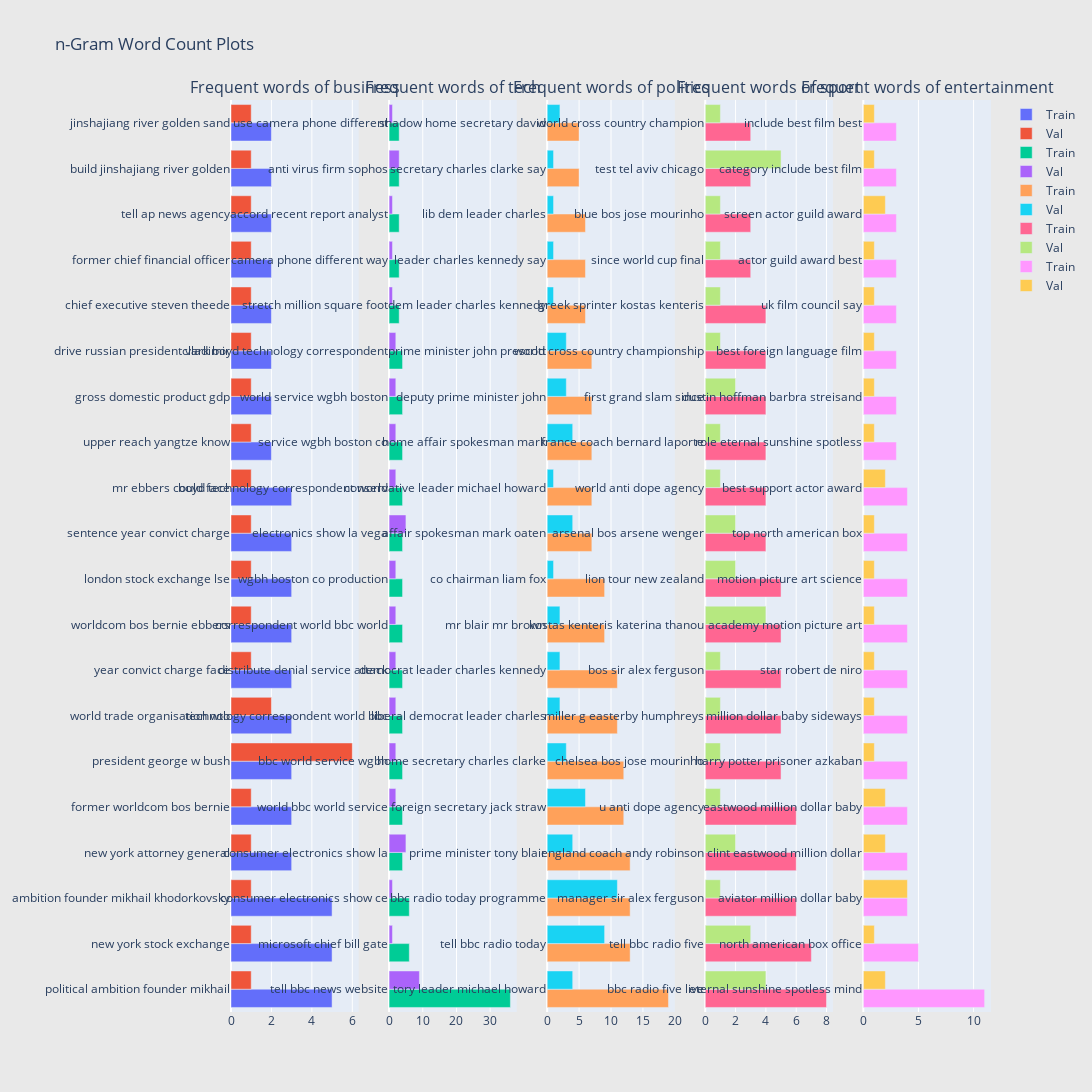

Notebook source saved alongside this figure:
### Markdown cell above
### Quad-gram Overlap

### Code cell
plot_overlaping_grams(train_data, val_data, 4)

### Figure 1 — Plotly figure (JSON) as saved in the notebook; plotly's stock layout.template omitted (floating-point values rounded to 4 significant figures)
{"data": [{"name": "Train", "orientation": "h", "type": "bar", "x": [5, 5, 5, 3, 3, 3, 3, 3, 3, 3, 3, 3, 2, 2, 2, 2, 2, 2, 2, 2], "xaxis": "x", "y": ["political ambition founder mikhail", "new york stock exchange", "ambition founder mikhail khodorkovsky", "new york attorney general", "former worldcom bos bernie", "president george w bush", "world trade organisation wto", "year convict charge face", "worldcom bos bernie ebbers", "london stock exchange lse", "sentence year convict charge", "mr ebbers could face", "upper reach yangtze know", "gross domestic product gdp", "drive russian president vladimir", "chief executive steven theede", "former chief financial officer", "tell ap news agency", "build jinshajiang river golden", "jinshajiang river golden sand"], "yaxis": "y"}, {"name": "Val", "orientation": "h", "type": "bar", "x": [1, 1, 1, 1, 1, 6, 2, 1, 1, 1, 1, 1, 1, 1, 1, 1, 1, 1, 1, 1], "xaxis": "x", "y": ["political ambition founder mikhail", "new york stock exchange", "ambition founder mikhail khodorkovsky", "new york attorney general", "former worldcom bos bernie", "president george w bush", "world trade organisation wto", "year convict charge face", "worldcom bos bernie ebbers", "london stock exchange lse", "sentence year convict charge", "mr ebbers could face", "upper reach yangtze know", "gross domestic product gdp", "drive russian president vladimir", "chief executive steven theede", "former chief financial officer", "tell ap news agency", "build jinshajiang river golden", "jinshajiang river golden sand"], "yaxis": "y"}, {"name": "Train", "orientation": "h", "type": "bar", "x": [36, 6, 6, 4, 4, 4, 4, 4, 4, 4, 4, 4, 4, 4, 4, 3, 3, 3, 3, 3], "xaxis": "x2", "y": ["tell bbc news website", "microsoft chief bill gate", "consumer electronics show ce", "consumer electronics show la", "world bbc world service", "bbc world service wgbh", "technology correspondent world bbc", "distribute denial service attack", "correspondent world bbc world", "wgbh boston co production", "electronics show la vega", "boyd technology correspondent world", "service wgbh boston co", "world service wgbh boston", "clark boyd technology correspondent", "stretch million square foot", "camera phone different way", "accord recent report analyst", "anti virus firm sophos", "use camera phone different"], "yaxis": "y2"}, {"name": "Val", "orientation": "h", "type": "bar", "x": [9, 1, 1, 5, 2, 2, 2, 2, 2, 2, 5, 2, 2, 2, 2, 1, 1, 1, 3, 1], "xaxis": "x2", "y": ["tell bbc news website", "microsoft chief bill gate", "consumer electronics show ce", "consumer electronics show la", "world bbc world service", "bbc world service wgbh", "technology correspondent world bbc", "distribute denial service attack", "correspondent world bbc world", "wgbh boston co production", "electronics show la vega", "boyd technology correspondent world", "service wgbh boston co", "world service wgbh boston", "clark boyd technology correspondent", "stretch million square foot", "camera phone different way", "accord recent report analyst", "anti virus firm sophos", "use camera phone different"], "yaxis": "y2"}, {"name": "Train", "orientation": "h", "type": "bar", "x": [19, 13, 13, 13, 12, 12, 11, 11, 9, 9, 7, 7, 7, 7, 7, 6, 6, 6, 5, 5], "xaxis": "x3", "y": ["tory leader michael howard", "tell bbc radio today", "bbc radio today programme", "prime minister tony blair", "foreign secretary jack straw", "home secretary charles clarke", "liberal democrat leader charles", "democrat leader charles kennedy", "mr blair mr brown", "co chairman liam fox", "affair spokesman mark oaten", "conservative leader michael howard", "home affair spokesman mark", "deputy prime minister john", "prime minister john prescott", "dem leader charles kennedy", "leader charles kennedy say", "lib dem leader charles", "secretary charles clarke say", "shadow home secretary david"], "yaxis": "y3"}, {"name": "Val", "orientation": "h", "type": "bar", "x": [4, 9, 11, 4, 6, 3, 2, 2, 2, 1, 4, 1, 4, 3, 3, 1, 1, 1, 1, 2], "xaxis": "x3", "y": ["tory leader michael howard", "tell bbc radio today", "bbc radio today programme", "prime minister tony blair", "foreign secretary jack straw", "home secretary charles clarke", "liberal democrat leader charles", "democrat leader charles kennedy", "mr blair mr brown", "co chairman liam fox", "affair spokesman mark oaten", "conservative leader michael howard", "home affair spokesman mark", "deputy prime minister john", "prime minister john prescott", "dem leader charles kennedy", "leader charles kennedy say", "lib dem leader charles", "secretary charles clarke say", "shadow home secretary david"], "yaxis": "y3"}, {"name": "Train", "orientation": "h", "type": "bar", "x": [8, 7, 6, 6, 6, 5, 5, 5, 5, 5, 4, 4, 4, 4, 4, 4, 3, 3, 3, 3], "xaxis": "x4", "y": ["bbc radio five live", "tell bbc radio five", "manager sir alex ferguson", "england coach andy robinson", "u anti dope agency", "chelsea bos jose mourinho", "miller g easterby humphreys", "bos sir alex ferguson", "kostas kenteris katerina thanou", "lion tour new zealand", "arsenal bos arsene wenger", "world anti dope agency", "france coach bernard laporte", "first grand slam since", "world cross country championship", "greek sprinter kostas kenteris", "since world cup final", "blue bos jose mourinho", "test tel aviv chicago", "world cross country champion"], "yaxis": "y4"}, {"name": "Val", "orientation": "h", "type": "bar", "x": [4, 3, 1, 2, 1, 1, 1, 1, 4, 2, 2, 1, 1, 2, 1, 1, 1, 1, 5, 1], "xaxis": "x4", "y": ["bbc radio five live", "tell bbc radio five", "manager sir alex ferguson", "england coach andy robinson", "u anti dope agency", "chelsea bos jose mourinho", "miller g easterby humphreys", "bos sir alex ferguson", "kostas kenteris katerina thanou", "lion tour new zealand", "arsenal bos arsene wenger", "world anti dope agency", "france coach bernard laporte", "first grand slam since", "world cross country championship", "greek sprinter kostas kenteris", "since world cup final", "blue bos jose mourinho", "test tel aviv chicago", "world cross country champion"], "yaxis": "y4"}, {"name": "Train", "orientation": "h", "type": "bar", "x": [11, 5, 4, 4, 4, 4, 4, 4, 4, 4, 4, 4, 3, 3, 3, 3, 3, 3, 3, 3], "xaxis": "x5", "y": ["eternal sunshine spotless mind", "north american box office", "aviator million dollar baby", "clint eastwood million dollar", "eastwood million dollar baby", "harry potter prisoner azkaban", "million dollar baby sideways", "star robert de niro", "academy motion picture art", "motion picture art science", "top north american box", "best support actor award", "role eternal sunshine spotless", "dustin hoffman barbra streisand", "best foreign language film", "uk film council say", "actor guild award best", "screen actor guild award", "category include best film", "include best film best"], "yaxis": "y5"}, {"name": "Val", "orientation": "h", "type": "bar", "x": [2, 1, 4, 2, 2, 1, 1, 1, 1, 1, 1, 2, 1, 1, 1, 1, 1, 2, 1, 1], "xaxis": "x5", "y": ["eternal sunshine spotless mind", "north american box office", "aviator million dollar baby", "clint eastwood million dollar", "eastwood million dollar baby", "harry potter prisoner azkaban", "million dollar baby sideways", "star robert de niro", "academy motion picture art", "motion picture art science", "top north american box", "best support actor award", "role eternal sunshine spotless", "dustin hoffman barbra streisand", "best foreign language film", "uk film council say", "actor guild award best", "screen actor guild award", "category include best film", "include best film best"], "yaxis": "y5"}], "layout": {"annotations": [{"font": {"size": 16}, "showarrow": false, "text": "Frequent words of business", "x": 0.084, "xanchor": "center", "xref": "paper", "y": 1, "yanchor": "bottom", "yref": "paper"}, {"font": {"size": 16}, "showarrow": false, "text": "Frequent words of tech", "x": 0.292, "xanchor": "center", "xref": "paper", "y": 1, "yanchor": "bottom", "yref": "paper"}, {"font": {"size": 16}, "showarrow": false, "text": "Frequent words of politics", "x": 0.5, "xanchor": "center", "xref": "paper", "y": 1, "yanchor": "bottom", "yref": "paper"}, {"font": {"size": 16}, "showarrow": false, "text": "Frequent words of sport", "x": 0.708, "xanchor": "center", "xref": "paper", "y": 1, "yanchor": "bottom", "yref": "paper"}, {"font": {"size": 16}, "showarrow": false, "text": "Frequent words of entertainment", "x": 0.916, "xanchor": "center", "xref": "paper", "y": 1, "yanchor": "bottom", "yref": "paper"}], "height": 1200, "paper_bgcolor": "rgb(233,233,233)", "title": {"text": "n-Gram Word Count Plots"}, "width": 2000, "xaxis": {"anchor": "y", "domain": [0, 0.168]}, "xaxis2": {"anchor": "y2", "domain": [0.208, 0.376]}, "xaxis3": {"anchor": "y3", "domain": [0.416, 0.584]}, "xaxis4": {"anchor": "y4", "domain": [0.624, 0.792]}, "xaxis5": {"anchor": "y5", "domain": [0.832, 1]}, "yaxis": {"anchor": "x", "domain": [0, 1]}, "yaxis2": {"anchor": "x2", "domain": [0, 1]}, "yaxis3": {"anchor": "x3", "domain": [0, 1]}, "yaxis4": {"anchor": "x4", "domain": [0, 1]}, "yaxis5": {"anchor": "x5", "domain": [0, 1]}}}
